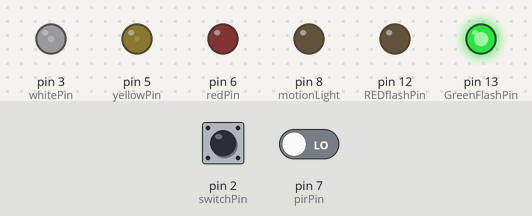
Recording of a sketch running on a simulated Arduino Uno, built with avr-gcc and run on an emulated ATmega328P. Parts: output pins drawn as LEDs (lit = HIGH). Dashed ring = blinking. The test bench sets the inputs (shaded band); at power-on: pin 7 (pirPin) LOW, pin 2 (switchPin) HIGH. Random numbers use the default seed unless the sketch sets one.

Above: at 2.8 s.
2.9 s: pin 7 (pirPin) driven HIGH
At 4.54 s:
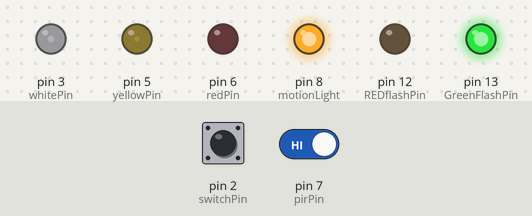
6.4 s: pin 2 (switchPin) pulled LOW for 1.75 s
At 8.7 s:
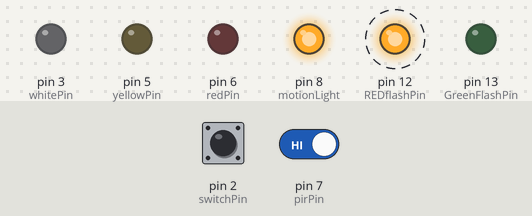
9.9 s: pin 2 (switchPin) pulled LOW for 3.2 s
14.6 s: pin 2 (switchPin) driven LOW and pin 7 (pirPin) driven LOW
19.5 s: pin 2 (switchPin) driven HIGH
At 22.74 s:
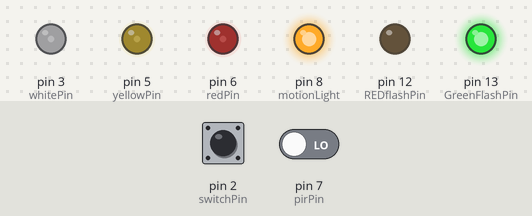
23.0 s: pin 2 (switchPin) driven LOW
At 27.4 s:
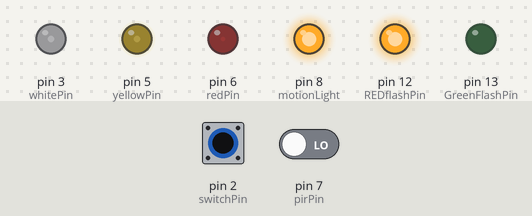
Timing chart, 0 to 32.2 s (numbered marks = the images above; inputs shaded):
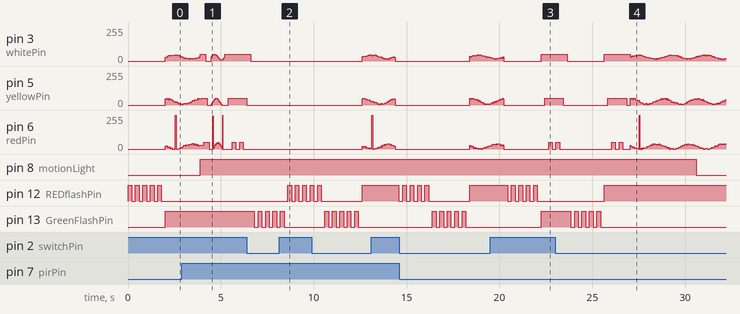

The sketch:

GateLigght.ino
```cpp
// Flame Wave Effect with 2 Reds, Yellow, and Warm White (Reduced Intensity)

int whitePin = 3;   // Bottom (Warm White)
int yellowPin = 5;  // Middle
int redPin = 6;     // Top

// Flashing LED strip
int REDflashPin = 12;
int GreenFlashPin = 13;

int switchPin = 2;    // Switch pin

bool isGateOpen = false; //Gate status
bool isRedLedFlash = false;
bool isGreenLedFlash = false;

int pirPin = 7;    // Switch pin
int motionLight = 8;    // Motion detect pin


float brightnessFactor = 0.2; // 🔅 Adjust 0.1–1.0 for dim to bright
int speed = 10;                // 🔁 Wave speed (lower = slower flame)

unsigned long startTime;               // Time tracking
unsigned long runDuration = 5UL * 60UL * 1000UL; // 5 minutes (ms)


/// Timing variables
unsigned long lastFlashCycle = 0;        // Tracks start of 10-second cycle
const unsigned long flashCycleInterval = 90000; // 10 seconds
const unsigned long flashOnTime = 200;         // LED ON duration (ms)
const unsigned long flashOffTime = 200;        // LED OFF duration (ms)
int flashCount = 0;
bool flashState = false;                  // true = LED ON, false = LED OFF
unsigned long lastFlashChange = 0;

unsigned long motionDetectedTime = 0;
unsigned long delayTime = 15000; // 15 seconds

void setup() {
  pinMode(whitePin, OUTPUT);
  pinMode(yellowPin, OUTPUT);
  pinMode(redPin, OUTPUT);
  randomSeed(analogRead(0)); // Seed for randomness
  startTime = millis(); // remember start time
  pinMode(REDflashPin, OUTPUT);
  pinMode(GreenFlashPin, OUTPUT);
  pinMode(switchPin, INPUT_PULLUP); // use internal pull-up resistor
  pinMode(pirPin, INPUT); // PIR input pin
  pinMode(motionLight, OUTPUT); // Motion light pin
}

void fireFormat1 () {
  for (int wave = 0; wave < 255; wave += random(3, 8)) {
    // Flame flicker from bottom (white) to top (red)
    int whiteVal  = constrain(160 + sinWave(wave, 0)   * 70 + random(-20, 15), 0, 255);
    int yellowVal = constrain(140 + sinWave(wave, 60)  * 100 + random(-25, 25), 0, 255);
    int redVal    = constrain(100 + sinWave(wave, 120) * 90 + random(-30, 25), 0, 255);

    // 🔅 Apply brightness scaling
    whiteVal  *= brightnessFactor;
    yellowVal *= brightnessFactor;
    redVal    *= brightnessFactor;

    // Output brightness to LEDs
    analogWrite(whitePin, whiteVal);
    analogWrite(yellowPin, yellowVal);
    analogWrite(redPin, redVal);

    delay(random(20, 50)); // Flicker speed
  }
}

void fireFormat2 () {
  // 🔅 Apply brightness scaling
  int whiteVal  =  255 * brightnessFactor;
  int yellowVal = 255 * brightnessFactor;
  int redVal    = 255 * brightnessFactor;

  analogWrite(whitePin, whiteVal);
  delay(200);
  analogWrite(yellowPin, yellowVal);
  delay(200);
  analogWrite(redPin, redVal);
  delay(200);
  analogWrite(redPin, 0);
  delay(200);
  analogWrite(redPin, redVal);

  delay(200);
  analogWrite(redPin, 0);
  delay(200);
  analogWrite(yellowPin, 0);
  delay(200);
  analogWrite(whitePin, 0);
}

void fireFormat3 () {
  // 🔅 Apply brightness scaling
  int whiteVal  =  255 * brightnessFactor;
  int yellowVal = 255 * brightnessFactor;
  int redVal    = 255 * brightnessFactor;

  analogWrite(whitePin, whiteVal);
  delay(100);
  analogWrite(yellowPin, yellowVal);
  delay(100);
  analogWrite(redPin, redVal);

  delay(100);
  analogWrite(whitePin, 0);
  delay(100);
  analogWrite(yellowPin, 0);
  delay(100);
  analogWrite(redPin, 0);
  delay(100);
}

void fireFormat4 () {
  for (int wave = 0; wave < 255; wave += 4) {
  // Create rising wave (bottom leads, top lags)
  float base = wave * 3.14159 / 128.0;

  // Flame intensity per section (offset phases)
  int whiteVal  = constrain(150 + (sin(base) * 105) + random(-10, 10), 0, 255);
  int yellowVal = constrain(120 + (sin(base - 0.8) * 130) + random(-15, 15), 0, 255);
  int redVal    = constrain(90  + (sin(base - 1.5) * 150) + random(-20, 20), 0, 255);

  // Apply overall brightness
  whiteVal  *= brightnessFactor;
  yellowVal *= brightnessFactor;
  redVal    *= brightnessFactor;

  // Output PWM to each LED
  analogWrite(whitePin, whiteVal);
  analogWrite(yellowPin, yellowVal);
  analogWrite(redPin, redVal);

  delay(speed);
  }
}

void fireFormat5 () {
  for (int i = 0; i < 255; i += 4) {
    float base = sin(i * 3.14159 / 128.0);
    int whiteVal  = constrain(150 + base * 80 + random(-15, 15), 0, 255);
    int yellowVal = constrain(120 + base * 100 + random(-20, 20), 0, 255);
    int redVal    = constrain(90  + base * 110 + random(-25, 25), 0, 255);

    // Apply overall brightness
    whiteVal  *= brightnessFactor;
    yellowVal *= brightnessFactor;
    redVal    *= brightnessFactor;

    analogWrite(whitePin, whiteVal);
    analogWrite(yellowPin, yellowVal);
    analogWrite(redPin, redVal);

    delay(random(20, 50));
  }
}

void fireFormat6 () {
    int whiteVal  = 0;
    int yellowVal = 255;
    int redVal    = 255;

    // Apply overall brightness
    whiteVal  *= brightnessFactor;
    yellowVal *= brightnessFactor;
    redVal    *= brightnessFactor;

    analogWrite(whitePin, whiteVal);

    analogWrite(yellowPin, yellowVal);
    delay(100);
    analogWrite(redPin, redVal);
    delay(100);
    analogWrite(redPin, 0);
    delay(random(10, 200));
    analogWrite(redPin, redVal);
    delay(100);

    delay(random(20, 50));
}

void fireFullOff () {
  analogWrite(whitePin, 0);
  analogWrite(yellowPin, 0);
  analogWrite(redPin, 0);
}

void fireFullOn () {
  analogWrite(whitePin, 255);
  analogWrite(yellowPin, 255);
  analogWrite(redPin, 255);
}

void blinkRED () {
  while(flashCount < 5) {
    digitalWrite(REDflashPin, HIGH);
    delay(200);
    digitalWrite(REDflashPin, LOW);
    delay(200);
    flashCount++;
  }
  isRedLedFlash = true;
  isGreenLedFlash = false;
  digitalWrite(GreenFlashPin, HIGH);
}

void blinkGREEN () {
  while(flashCount < 5) {
    digitalWrite(GreenFlashPin, HIGH);
    delay(200);
    digitalWrite(GreenFlashPin, LOW);
    delay(200);
    flashCount++;
  }
  isGreenLedFlash = true;
  isRedLedFlash = false;
  digitalWrite(REDflashPin, HIGH);
}

void playFire () {
  if(random(1,10) == 2) {
    fireFormat4();
    fireFormat2();
  } else if(random(1,10) == 4) {
    fireFormat3();
  } else if(random(1,3) == 2) {
    fireFormat1();
  } else if(random(1,3) == 2) {
    fireFormat2();
  } else if(random(1,4) == 2) {
    fireFormat5();
  } else if(random(1,6) == 2) {
    fireFormat6();
  }
}


void loop() {


  int motion = digitalRead(pirPin);
  if (motion == HIGH) {
    digitalWrite(motionLight, HIGH);  // Turn on LED
    motionDetectedTime = millis(); // Save current time
  }

  // Keep LED ON for delayTime after last motion
  if (millis() - motionDetectedTime > delayTime) {
    digitalWrite(motionLight, LOW);  // Turn off LED
  }

  // delay(500);


  // return;

  isGateOpen = digitalRead(switchPin) != LOW;
  if (isGateOpen && !isRedLedFlash) {
    fireFullOff();
    flashCount = 0;
    blinkRED();
  } else if (!isGateOpen && !isGreenLedFlash) {
    fireFullOff();
    flashCount = 0;
    blinkGREEN();
  } else {
    playFire();
  }


//   if(random(1,2) == 2) {
//     fireFullOff();
// blinkRED();
//   } else {
// playFire();
//   }

  // return;


// playFire();


  // fireFullOff();
  // fireFullOn();


  // return;

}

float sinWave(int x, int phase) {
  return sin((x + phase) * 3.14159 / 128.0);
}
```

Measured:
- after the input at 2.9 s, pin 8 (motionLight): LOW → HIGH after 0.98 s
- after the input at 6.4 s, pin 12 (REDflashPin): alternates HIGH for 0.20 s and LOW for 0.20 s, starting after 2.2 s; pin 13 (GreenFlashPin): alternates HIGH for 0.20 s and LOW for 0.20 s, 9 changes in all, then stays LOW, starting after 0.41 s
- after the input at 19.5 s, pin 12 (REDflashPin): alternates HIGH for 0.20 s and LOW for 0.20 s, 9 changes in all, then stays LOW, starting after 0.94 s; pin 13 (GreenFlashPin): LOW → HIGH after 2.7 s
- after the input at 23.0 s, pin 12 (REDflashPin): LOW → HIGH after 2.6 s; pin 13 (GreenFlashPin): alternates HIGH for 0.20 s and LOW for 0.20 s, 9 changes in all, then stays LOW, starting after 0.84 s
- by itself, pin 12 (REDflashPin): alternates HIGH for 0.20 s and LOW for 0.20 s, 10 changes in all, then stays LOW
